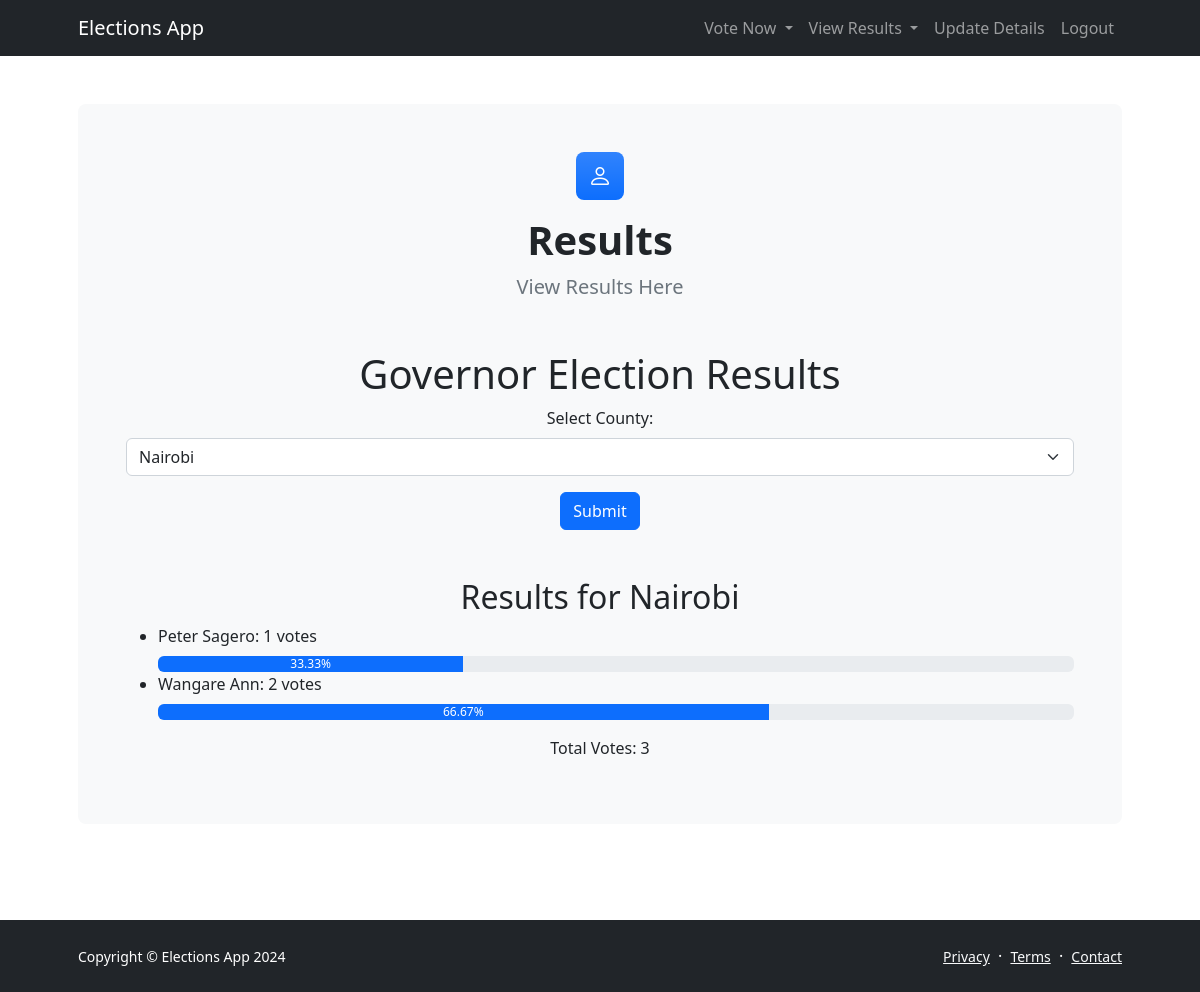
Before: /results/governor (signed in) with the older database file.
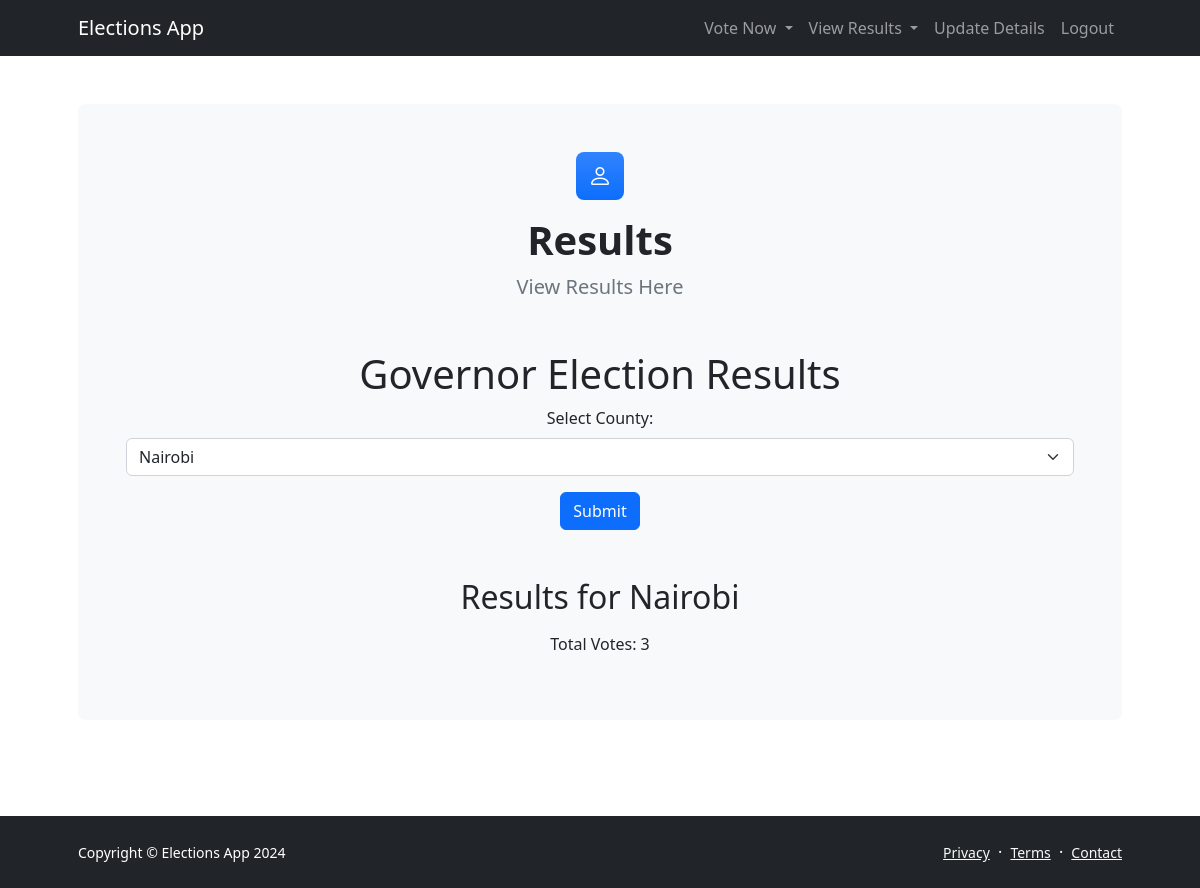
After: the same page with the newer database file.
### app/models.py (models this page shows)
class Governor(db.Model):
    id = db.Column(db.Integer, primary_key=True)
    national_id = db.Column(db.String(20), unique=True, nullable=False)
    name = db.Column(db.String(100), nullable=False)
    party_name = db.Column(db.String(100), nullable=False)
    county = db.Column(db.String(50), nullable=False)
    party_color = Column(String(20), nullable=False)

### app/routes.py (the view)
@app.route('/results/governor', methods=['GET', 'POST'])
def governor_election_results():
    counties = db.session.query(Voter.county).distinct().all()  # Get distinct counties
    print(counties)
    if request.method == 'POST':
        selected_county = request.form.get('county')
        if selected_county:
            governor_results = db.session.query(Governor.name, func.count(Vote_governor.id)) \
                .join(Vote_governor, Governor.id == Vote_governor.governor_id) \
                .join(Voter, Voter.id == Vote_governor.voter_id) \
                .filter(Voter.county == selected_county) \
                .group_by(Governor.name).all()
            total_votes = db.session.query(func.count(Vote_governor.id)) \
                .join(Voter, Voter.id == Vote_governor.voter_id) \
                .filter(Voter.county == selected_county).scalar()
            return render_template('governor_results.html', governor_results=governor_results, total_votes=total_votes, selected_county=selected_county, counties=counties)
    else:
        if 'voter_logged_in' in session:
            national_id = session.get('national_id')
            try:
                voter = Voter.query.filter_by(national_id=national_id).one()
                selected_county = voter.county
            except NoResultFound:
                flash('No voter found with the provided national ID.', 'error')
                return redirect(url_for('home'))
        else:
            flash('You need to be logged in to view results.', 'error')
            return redirect(url_for('voter_login'))
        governor_results = db.session.query(Governor.name, func.count(Vote_governor.id)) \
            .join(Vote_governor, Governor.id == Vote_governor.governor_id) \
            .join(Voter, Voter.id == Vote_governor.voter_id) \
            .filter(Voter.county == selected_county) \
            .group_by(Governor.name).all()
        total_votes = db.session.query(func.count(Vote_governor.id)) \
            .join(Voter, Voter.id == Vote_governor.voter_id) \
            .filter(Voter.county == selected_county).scalar()
        return render_template('governor_results.html', governor_results=governor_results, total_votes=total_votes, selected_county=selected_county, counties=counties)

### app/templates/governor_results.html (shortened to what the changed rows need)
<!DOCTYPE html>
<html lang="en">
<head>
    <link href="https://cdn.jsdelivr.net/npm/bootstrap@5.2.3/dist/css/bootstrap.min.css" rel="stylesheet">
    <link href="https://cdn.jsdelivr.net/npm/bootstrap-icons@1.5.0/font/bootstrap-icons.css" rel="stylesheet">
    <link href="{{ url_for('static', filename='css/styles.css') }}" rel="stylesheet" />
</head>
<body class="d-flex flex-column">
    <main class="flex-shrink-0">
        <section class="py-5 d-flex justify-content-center align-items-center">
            <div class="container px-5">
                <div class="bg-light rounded-3 py-5 px-4 px-md-5 mb-5">
                    <div class="text-center mb-5">
                        <h1 class="fw-bolder">Results</h1>
                    </div>
                    <h1 class="text-center">Governor Election Results</h1>
                    <h2 class="mt-5 text-center">Results for {{ selected_county }}</h2>
                    <div>
                        <ul>
                            {% for result in governor_results %}
                                <li>{{ result[0] }}: {{ result[1] }} votes</li>
                                <div class="progress mt-2">
                                    <div class="progress-bar" role="progressbar" style="width: {{ (result[1]/total_votes)*100 }}%" aria-valuenow="{{ (result[1]/total_votes)*100 }}" aria-valuemin="0" aria-valuemax="100">
                                        {{ '%.2f' % ((result[1]/total_votes)*100) }}%
                                    </div>
                                </div>
                            {% endfor %}
                        </ul>
                    </div>
                </div>
            </div>
        </section>
    </main>
</body>
</html>

Changed rows visible on the page:
removed Governor: name "Peter Sagero", id "1", {{ (result[1]/total_votes)*100 }} 33.33333333333333 (drawn), value "33.33"
removed Governor: name "Wangare Ann", id "2", {{ (result[1]/total_votes)*100 }} 66.66666666666666 (drawn), value "66.67"
